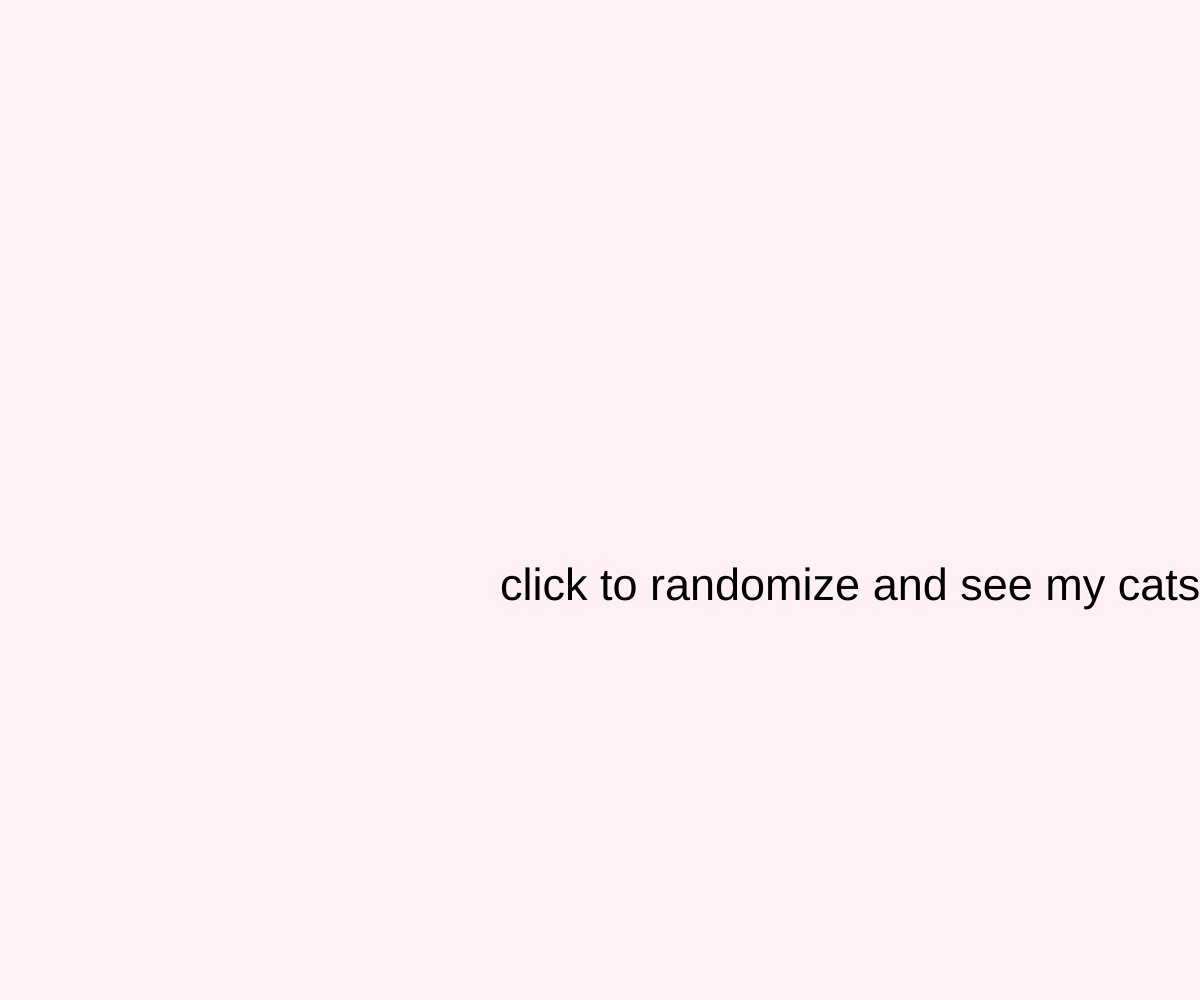
Frame 1 (no input)
Frame 60 (no input): identical to frame 1, image omitted
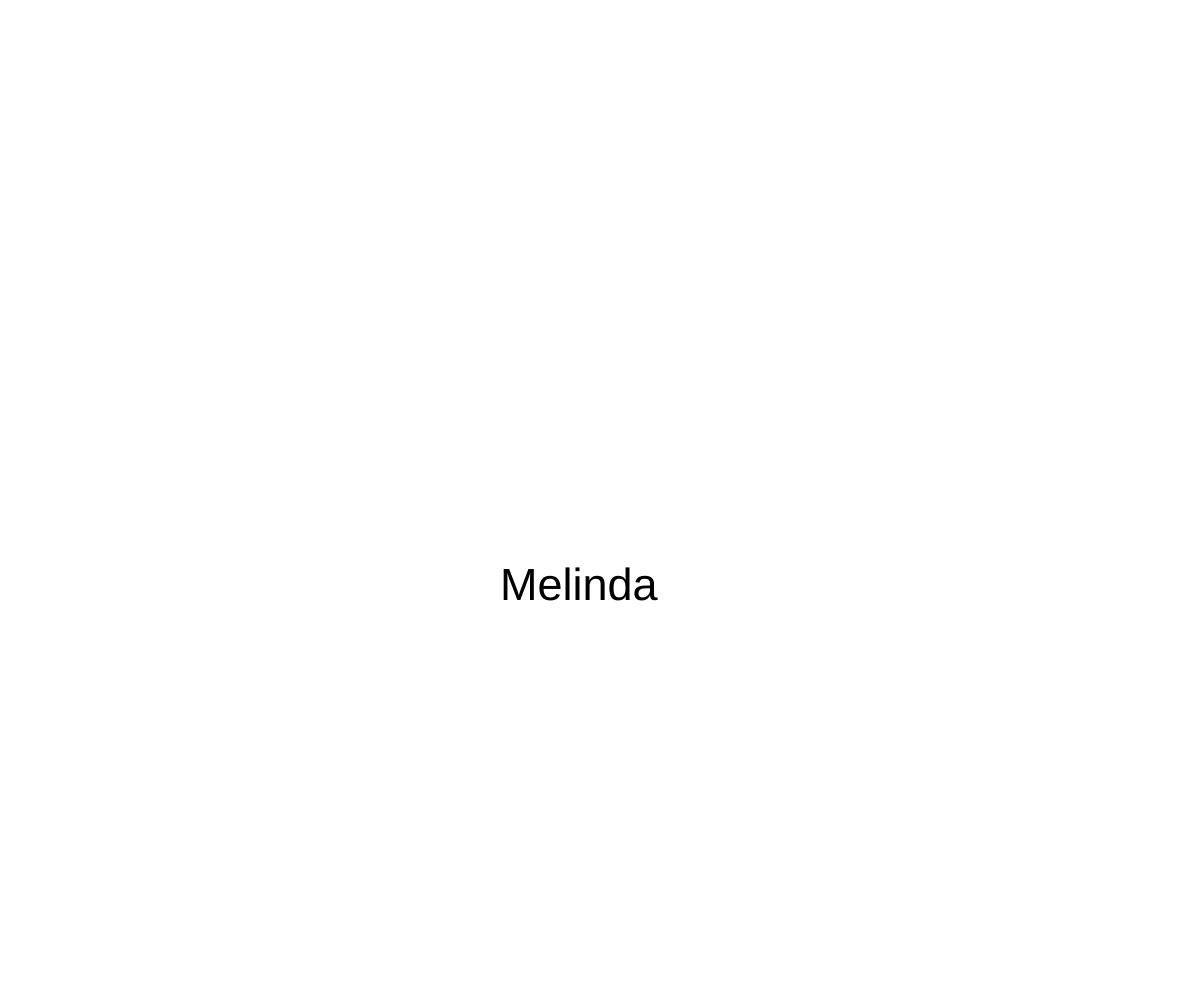
Frame 120 (the mouse pressed at the canvas centre since frame 60)

The p5.js sketch that drew these frames (run headless with seeded random() and noise() and a simulated clock; from frame 60 on, the mouse is pressed at the canvas centre):

// p5.js sketch
// ── sketch.js
//I love Cats!
let cats = [{name:"Melinda", color:"yellow"},
  {name:"Caroline",color:"blue"},
  {name:"Momo", color:"pink"}];

let randomIndex;


function setup() {
  createCanvas(windowWidth, windowHeight);
  background('#FFF0F5');
  textSize(45);

  text("click to randomize and see my cats!",500,600);

  
  
}

function draw() {
  // background(20);
  // fill('#E9967A');
  // ellipse(100,100,40);
}

function mousePressed(){
  if (cats[0]){
    background(random('#00BFFF','#1E90FF'));
    randomIndex = int(random(cats.length));
  //console.log(cats[randomIndex].name);
    text(cats[randomIndex].name,500,600);
    cats.splice(randomIndex,1);
  }
  else{
    background(random('#00BFFF','#1E90FF'));
    text("That's all and thank you!",500,600);
  }
  
}
